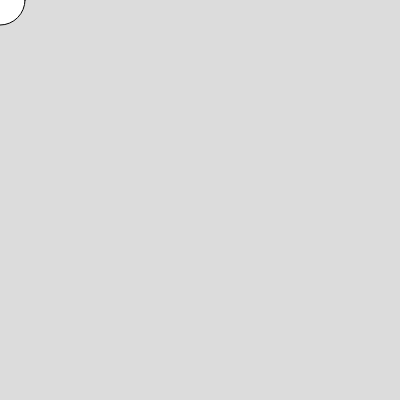
Frame 1 (no input)
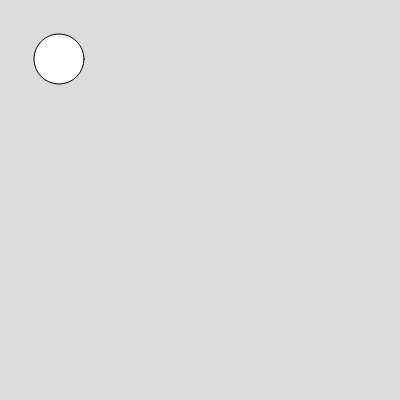
Frame 60 (no input)
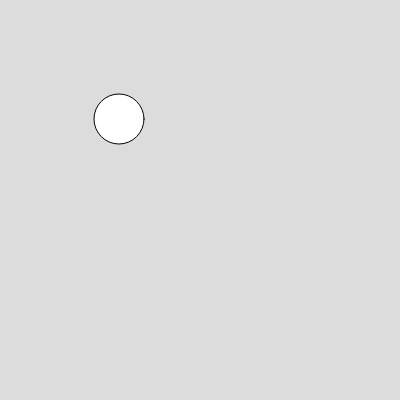
Frame 120 (the mouse pressed at the canvas centre since frame 60)

The p5.js sketch that drew these frames (run headless with seeded random() and noise() and a simulated clock; from frame 60 on, the mouse is pressed at the canvas centre):

// p5.js sketch
// ── sketch.js
let x = 0;
let y = 0;

function setup() {
  createCanvas(400, 400);
}

function draw() {
  background(220);

  circle(x, y, 50);

  x += 1;
  y += 1;
}
